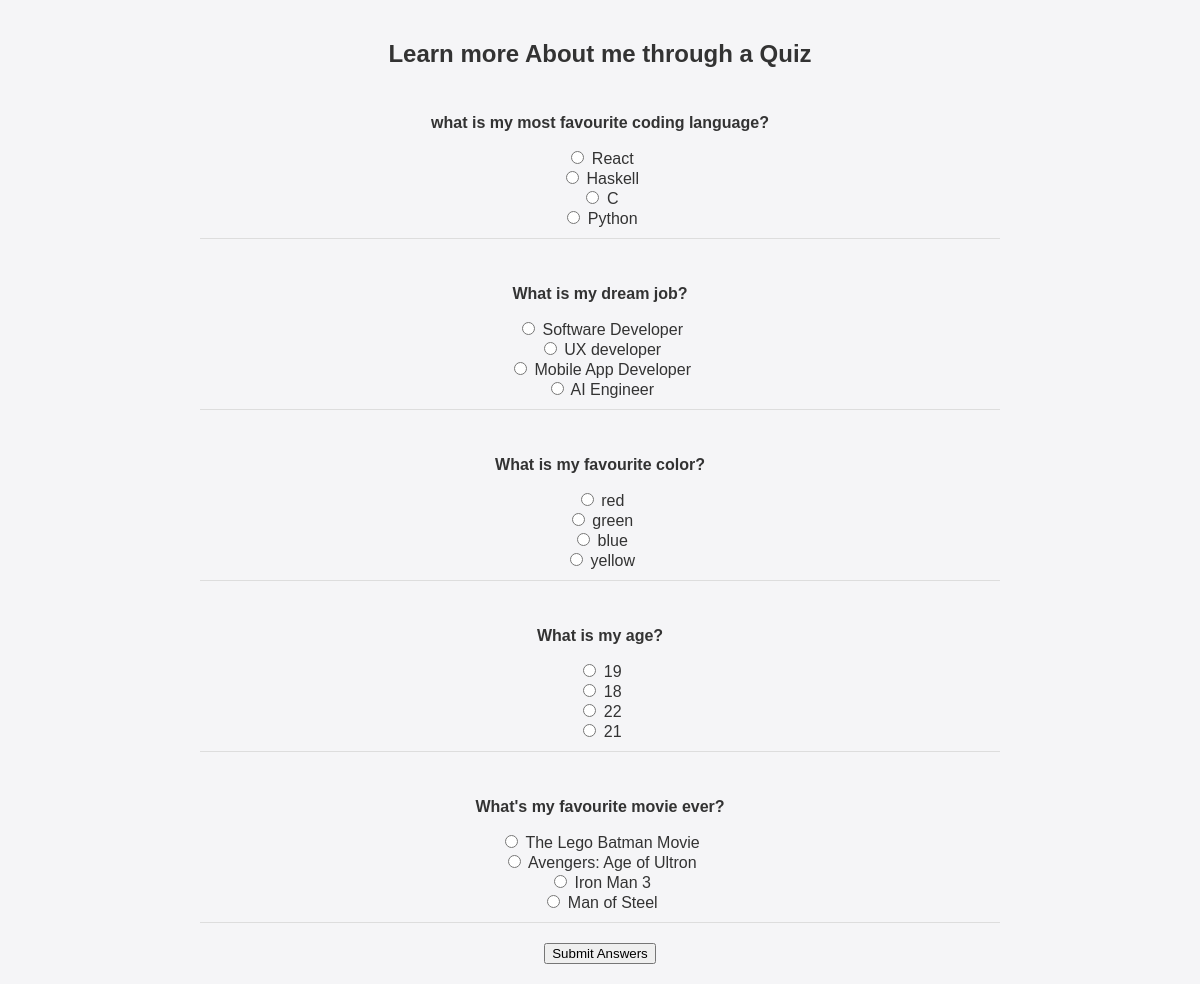
Page /Quizz/quiz.php on the committed database.
### tables this page shows
CREATE TABLE `quiz_questions` (
  `id` int NOT NULL,
  `question` text NOT NULL,
  `option1` varchar(255) NOT NULL,
  `option2` varchar(255) NOT NULL,
  `option3` varchar(255) NOT NULL,
  `option4` varchar(255) NOT NULL,
  `correct_option` int NOT NULL,
  `explanation` text NOT NULL
);

### Quizz/quiz.php (the view, shortened to what this page needs)
<?php
require_once 'config/db.php';
try {
    $stmt = $pdo->query("SELECT * FROM quiz_questions ORDER BY RAND() LIMIT 6");
    $questions = $stmt->fetchAll(PDO::FETCH_ASSOC);
} catch (PDOException $e) {
    die("Error loading questions: " . $e->getMessage());
}
$feedback = [];
$showResults = false;
?>
<!DOCTYPE html>
<html lang="en">
<head>
    <link rel="stylesheet" href="css/style.css">
</head>
<body>
<main class="quiz-container">
    <h2>Learn more About me through a Quiz</h2>
    <?php if ($showResults): ?>
        <div class="quiz-card">
            <h3>Quiz Results</h3>
            <?php
            $correctCount = count(array_filter($feedback, fn($f) => $f['correct']));
            ?>
            <p>You got <?= $correctCount ?> out of <?= count($questions) ?> correct!</p>
            <?php foreach ($questions as $question):
                $qid = $question['id'];
                $userAnswer = $feedback[$qid]['selected'];
                $correctIndex = $feedback[$qid]['correct_option'];
                $correctText = $question['option' . $correctIndex];
                $userText = is_numeric($userAnswer) ? $question['option' . $userAnswer] : 'No answer';
                $isCorrect = $feedback[$qid]['correct'];
            ?>
                <div class="question-block">
                    <p><strong><?= htmlspecialchars($question['question']) ?></strong></p>
                    <p>Your answer: <em><?= htmlspecialchars($userText) ?></em></p>
                    <?php if ($isCorrect): ?>
                        <p class="correct">✅ Correct!</p>
                    <?php else: ?>
                        <p class="incorrect">❌ Incorrect. Correct answer: <strong><?= htmlspecialchars($correctText) ?></strong></p>
                    <?php endif; ?>
                    <p><em>Explanation: <?= htmlspecialchars($feedback[$qid]['explanation']) ?></em></p>
                </div>
            <?php endforeach; ?>
            <a href="quiz.php" class="learn-more-btn">Try Again</a>
        </div>
    <?php else: ?>
        <form method="POST" class="quiz-card">
            <?php foreach ($questions as $question): ?>
                <div class="question-block">
                    <p><strong><?= htmlspecialchars($question['question']) ?></strong></p>
                    <?php for ($i = 1; $i <= 4; $i++): ?>
                        <label>
                            <input type="radio" name="q<?= $question['id'] ?>" value="<?= $i ?>">
                            <?= htmlspecialchars($question['option' . $i]) ?>
                        </label><br>
                    <?php endfor; ?>
                </div>
            <?php endforeach; ?>
            <button type="submit" class="submit-btn">Submit Answers</button>
        </form>
    <?php endif; ?>
</main>
</body>
</html>

### Quizz/css/style.css (style rules this page uses)
body { font-family: Arial, sans-serif; margin: 0; padding: 0; background-color: #f5f5f7; color: #333; }
main { padding: 100px 50px 50px; text-align: center; }

### Quizz/quiz.php (style rules this page uses)
.quiz-container { max-width: 800px; margin: 0 auto; padding: 20px; }
.question-block { margin-bottom: 20px; padding: 10px; border-bottom: 1px solid #ddd; }

### rows in the picture
quiz_questions: question "what is my most favourite coding language?", option1 "React", option2 "Haskell", option3 "C", option4 "Python"
quiz_questions: question "What is my dream job?", option1 "Software Developer", option2 "UX developer", option3 "Mobile App Developer", option4 "AI Engineer"
quiz_questions: question "What is my favourite color?", option1 "red", option2 "green", option3 "blue", option4 "yellow"
quiz_questions: question "What is my age?", option1 "19", option2 "18", option3 "22", option4 "21"
quiz_questions: question "What's my favourite movie ever?", option1 "The Lego Batman Movie", option2 "Avengers: Age of Ultron", option3 "Iron Man 3", option4 "Man of Steel"
